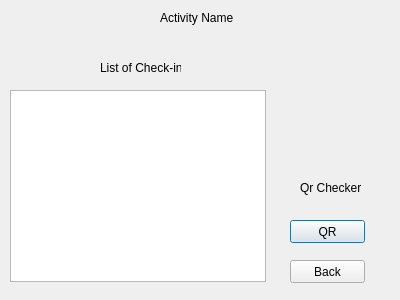
<?xml version="1.0" encoding="UTF-8"?>
<ui version="4.0">
 <class>ActivityWindow</class>
 <widget class="QDialog" name="ActivityWindow">
  <property name="geometry">
   <rect>
    <x>0</x>
    <y>0</y>
    <width>400</width>
    <height>300</height>
   </rect>
  </property>
  <property name="windowTitle">
   <string>Dialog</string>
  </property>
  <widget class="QLabel" name="label">
   <property name="geometry">
    <rect>
     <x>300</x>
     <y>180</y>
     <width>71</width>
     <height>16</height>
    </rect>
   </property>
   <property name="text">
    <string>Qr Checker</string>
   </property>
  </widget>
  <widget class="QPushButton" name="QR">
   <property name="geometry">
    <rect>
     <x>290</x>
     <y>220</y>
     <width>75</width>
     <height>23</height>
    </rect>
   </property>
   <property name="text">
    <string>QR</string>
   </property>
  </widget>
  <widget class="QListWidget" name="listWidget">
   <property name="geometry">
    <rect>
     <x>10</x>
     <y>90</y>
     <width>256</width>
     <height>192</height>
    </rect>
   </property>
  </widget>
  <widget class="QLabel" name="label_2">
   <property name="geometry">
    <rect>
     <x>160</x>
     <y>10</y>
     <width>111</width>
     <height>16</height>
    </rect>
   </property>
   <property name="text">
    <string>Activity Name</string>
   </property>
  </widget>
  <widget class="QLabel" name="label_3">
   <property name="geometry">
    <rect>
     <x>100</x>
     <y>60</y>
     <width>81</width>
     <height>16</height>
    </rect>
   </property>
   <property name="text">
    <string>List of Check-in</string>
   </property>
  </widget>
  <widget class="QPushButton" name="back">
   <property name="geometry">
    <rect>
     <x>290</x>
     <y>260</y>
     <width>75</width>
     <height>23</height>
    </rect>
   </property>
   <property name="text">
    <string>Back</string>
   </property>
  </widget>
 </widget>
 <resources/>
 <connections/>
</ui>
